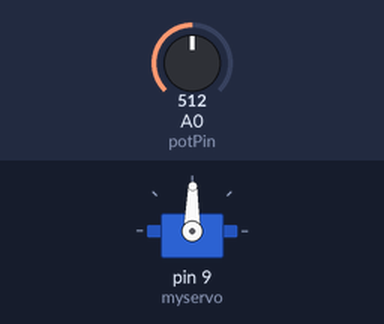
The sketch below on a simulated Arduino Uno, built with avr-gcc and run on an emulated ATmega328P. Parts: servo. Inputs (shaded band) come from the test bench; at power-on: A0 (potPin) = 512. What the sketch prints to the serial monitor is not drawn.

Above: at 1.2 s.
1.3 s: A0 (potPin) set to 716
At 2.3 s:
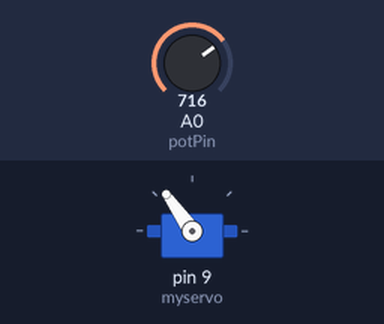
2.8 s: A0 (potPin) set to 900
At 3.5 s:
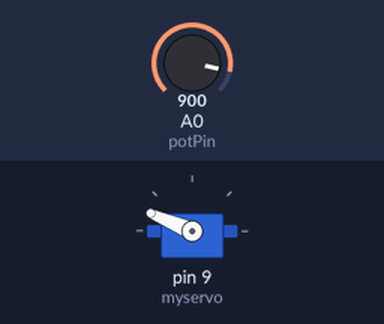
4.3 s: A0 (potPin) set to 1023
At 4.6 s:
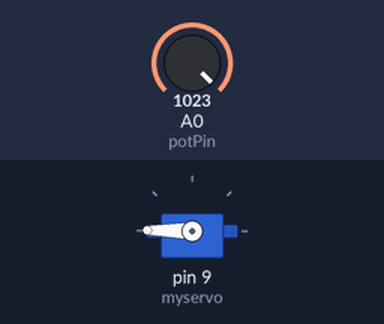
5.8 s: A0 (potPin) set to 306
At 7.0 s:
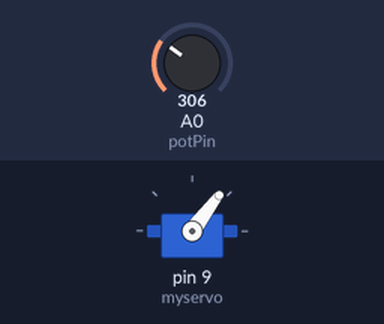
7.3 s: A0 (potPin) set to 122
At 8.1 s:
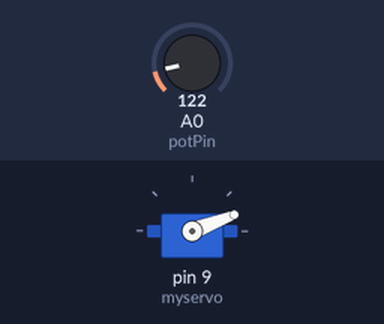
8.8 s: A0 (potPin) set to 511
At 9.1 s:
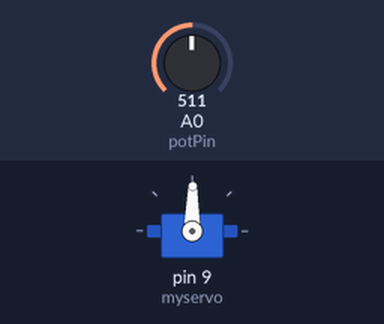
Timing chart, 0 to 11.3 s (numbered marks = the images above; inputs shaded):
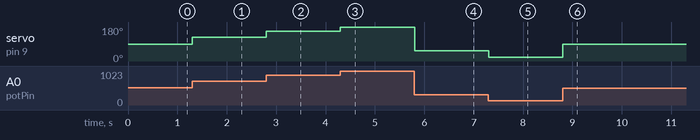

The sketch:

Motor_Potenciometro.ino
```cpp
/*

Movimentando um Servo Motor com Potenciometro.
Autor: Jorge Wendell
Email: jorgewqs@gmail.com

*/

#include <Servo.h>

Servo myservo;  // create servo object to control a servo
                // a maximum of eight servo objects can be created
int potPin = 0;
int potValue = 0;    // variable to store the servo position

void setup()
{
  myservo.attach(9);  // attaches the servo on pin 9 to the servo object
  Serial.begin(9600);
}


void loop()
{
  potValue = analogRead(potPin);
  potValue = map(potValue, 0, 1023, 0, 179);
  myservo.write(potValue);

  Serial.println(potValue);
}
```

Measured:
- after the input at 1.3 s, servo on pin 9 (myservo): 89° → 125° at once
- after the input at 2.8 s, servo on pin 9 (myservo): 125° → 157° at once
- after the input at 4.3 s, servo on pin 9 (myservo): 157° → 179° at once
- after the input at 5.8 s, servo on pin 9 (myservo): 179° → 53° at once
- after the input at 7.3 s, servo on pin 9 (myservo): 53° → 21° at once
- after the input at 8.8 s, servo on pin 9 (myservo): 21° → 89° at once
